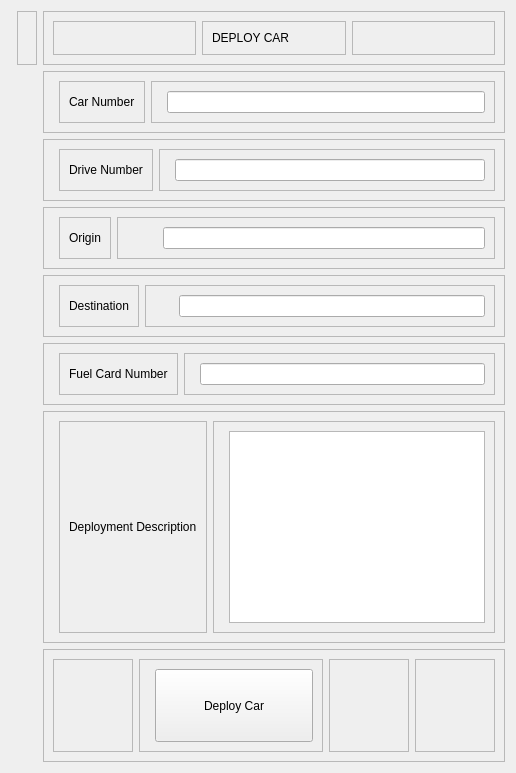
                <widget class="QWidget" name="tab_2">
                 <attribute name="title">
                  <string>Deploy Car</string>
                 </attribute>
                 <layout class="QGridLayout" name="gridLayout_9">
                  <item row="0" column="0" rowspan="2">
                   <widget class="QFrame" name="frame_62">
                    <property name="frameShape">
                     <enum>QFrame::StyledPanel</enum>
                    </property>
                    <property name="frameShadow">
                     <enum>QFrame::Raised</enum>
                    </property>
                   </widget>
                  </item>
                  <item row="6" column="2">
                   <widget class="QFrame" name="frame_34">
                    <property name="frameShape">
                     <enum>QFrame::StyledPanel</enum>
                    </property>
                    <property name="frameShadow">
                     <enum>QFrame::Raised</enum>
                    </property>
                    <layout class="QHBoxLayout" name="horizontalLayout_13">
                     <item>
                      <widget class="QFrame" name="frame_35">
                       <property name="frameShape">
                        <enum>QFrame::StyledPanel</enum>
                       </property>
                       <property name="frameShadow">
                        <enum>QFrame::Raised</enum>
                       </property>
                      </widget>
                     </item>
                     <item>
                      <widget class="QFrame" name="frame_36">
                       <property name="frameShape">
                        <enum>QFrame::StyledPanel</enum>
                       </property>
                       <property name="frameShadow">
                        <enum>QFrame::Raised</enum>
                       </property>
                       <layout class="QHBoxLayout" name="horizontalLayout_26">
                        <item>
                         <widget class="QLabel" name="label_7">
                          <property name="text">
                           <string>Deployment Description</string>
                          </property>
                         </widget>
                        </item>
                       </layout>
                      </widget>
                     </item>
                     <item>
                      <widget class="QFrame" name="frame_37">
                       <property name="frameShape">
                        <enum>QFrame::StyledPanel</enum>
                       </property>
                       <property name="frameShadow">
                        <enum>QFrame::Raised</enum>
                       </property>
                       <layout class="QHBoxLayout" name="horizontalLayout_27">
                        <item>
                         <widget class="QFrame" name="frame_38">
                          <property name="frameShape">
                           <enum>QFrame::StyledPanel</enum>
                          </property>
                          <property name="frameShadow">
                           <enum>QFrame::Raised</enum>
                          </property>
                         </widget>
                        </item>
                        <item>
                         <widget class="QTextEdit" name="deploymentdescription"/>
                        </item>
                       </layout>
                      </widget>
                     </item>
                    </layout>
                   </widget>
                  </item>
                  <item row="7" column="2">
                   <widget class="QFrame" name="frame_39">
                    <property name="frameShape">
                     <enum>QFrame::StyledPanel</enum>
                    </property>
                    <property name="frameShadow">
                     <enum>QFrame::Raised</enum>
                    </property>
                    <layout class="QHBoxLayout" name="horizontalLayout_14">
                     <item>
                      <widget class="QFrame" name="frame_40">
                       <property name="frameShape">
                        <enum>QFrame::StyledPanel</enum>
                       </property>
                       <property name="frameShadow">
                        <enum>QFrame::Raised</enum>
                       </property>
                      </widget>
                     </item>
                     <item>
                      <widget class="QFrame" name="frame_42">
                       <property name="frameShape">
                        <enum>QFrame::StyledPanel</enum>
                       </property>
                       <property name="frameShadow">
                        <enum>QFrame::Raised</enum>
                       </property>
                       <layout class="QHBoxLayout" name="horizontalLayout_28">
                        <item>
                         <widget class="QFrame" name="frame_41">
                          <property name="frameShape">
                           <enum>QFrame::StyledPanel</enum>
                          </property>
                          <property name="frameShadow">
                           <enum>QFrame::Raised</enum>
                          </property>
                         </widget>
                        </item>
                        <item>
                         <widget class="QPushButton" name="pushButton">
                          <property name="styleSheet">
                           <string notr="true">width:150px; height:65px;</string>
                          </property>
                          <property name="text">
                           <string>Deploy Car</string>
                          </property>
                         </widget>
                        </item>
                       </layout>
                      </widget>
                     </item>
                     <item>
                      <widget class="QFrame" name="frame_43">
                       <property name="frameShape">
                        <enum>QFrame::StyledPanel</enum>
                       </property>
                       <property name="frameShadow">
                        <enum>QFrame::Raised</enum>
                       </property>
                      </widget>
                     </item>
                     <item>
                      <widget class="QFrame" name="frame_44">
                       <property name="frameShape">
                        <enum>QFrame::StyledPanel</enum>
                       </property>
                       <property name="frameShadow">
                        <enum>QFrame::Raised</enum>
                       </property>
                      </widget>
                     </item>
                    </layout>
                   </widget>
                  </item>
                  <item row="5" column="2">
                   <widget class="QFrame" name="frame_48">
                    <property name="frameShape">
                     <enum>QFrame::StyledPanel</enum>
                    </property>
                    <property name="frameShadow">
                     <enum>QFrame::Raised</enum>
                    </property>
                    <layout class="QHBoxLayout" name="horizontalLayout_12">
                     <item>
                      <widget class="QFrame" name="frame_18">
                       <property name="frameShape">
                        <enum>QFrame::StyledPanel</enum>
                       </property>
                       <property name="frameShadow">
                        <enum>QFrame::Raised</enum>
                       </property>
                      </widget>
                     </item>
                     <item>
                      <widget class="QFrame" name="frame_28">
                       <property name="frameShape">
                        <enum>QFrame::StyledPanel</enum>
                       </property>
                       <property name="frameShadow">
                        <enum>QFrame::Raised</enum>
                       </property>
                       <layout class="QHBoxLayout" name="horizontalLayout_24">
                        <item>
                         <widget class="QLabel" name="label_5">
                          <property name="text">
                           <string>Fuel Card Number</string>
                          </property>
                         </widget>
                        </item>
                       </layout>
                      </widget>
                     </item>
                     <item>
                      <widget class="QFrame" name="frame_32">
                       <property name="frameShape">
                        <enum>QFrame::StyledPanel</enum>
                       </property>
                       <property name="frameShadow">
                        <enum>QFrame::Raised</enum>
                       </property>
                       <layout class="QHBoxLayout" name="horizontalLayout_25">
                        <item>
                         <widget class="QFrame" name="frame_33">
                          <property name="frameShape">
                           <enum>QFrame::StyledPanel</enum>
                          </property>
                          <property name="frameShadow">
                           <enum>QFrame::Raised</enum>
                          </property>
                         </widget>
                        </item>
                        <item>
                         <widget class="QLineEdit" name="lineEdit_4"/>
                        </item>
                       </layout>
                      </widget>
                     </item>
                    </layout>
                   </widget>
                  </item>
                  <item row="4" column="2">
                   <widget class="QFrame" name="frame_52">
                    <property name="frameShape">
                     <enum>QFrame::StyledPanel</enum>
                    </property>
                    <property name="frameShadow">
                     <enum>QFrame::Raised</enum>
                    </property>
                    <layout class="QHBoxLayout" name="horizontalLayout_11">
                     <item>
                      <widget class="QFrame" name="frame_53">
                       <property name="frameShape">
                        <enum>QFrame::StyledPanel</enum>
                       </property>
                       <property name="frameShadow">
                        <enum>QFrame::Raised</enum>
                       </property>
                      </widget>
                     </item>
                     <item>
                      <widget class="QFrame" name="frame_54">
                       <property name="frameShape">
                        <enum>QFrame::StyledPanel</enum>
                       </property>
                       <property name="frameShadow">
                        <enum>QFrame::Raised</enum>
                       </property>
                       <layout class="QHBoxLayout" name="horizontalLayout_23">
                        <item>
                         <widget class="QLabel" name="label_4">
                          <property name="text">
                           <string>Destination</string>
                          </property>
                         </widget>
                        </item>
                       </layout>
                      </widget>
                     </item>
                     <item>
                      <widget class="QFrame" name="frame_55">
                       <property name="frameShape">
                        <enum>QFrame::StyledPanel</enum>
                       </property>
                       <property name="frameShadow">
                        <enum>QFrame::Raised</enum>
                       </property>
                       <layout class="QHBoxLayout" name="horizontalLayout_22">
                        <item>
                         <widget class="QFrame" name="frame_45">
                          <property name="frameShape">
                           <enum>QFrame::StyledPanel</enum>
                          </property>
                          <property name="frameShadow">
                           <enum>QFrame::Raised</enum>
                          </property>
                         </widget>
                        </item>
                        <item>
                         <widget class="QFrame" name="frame_46">
                          <property name="frameShape">
                           <enum>QFrame::StyledPanel</enum>
                          </property>
                          <property name="frameShadow">
                           <enum>QFrame::Raised</enum>
                          </property>
                         </widget>
                        </item>
                        <item>
                         <widget class="QFrame" name="frame_47">
                          <property name="frameShape">
                           <enum>QFrame::StyledPanel</enum>
                          </property>
                          <property name="frameShadow">
                           <enum>QFrame::Raised</enum>
                          </property>
                         </widget>
                        </item>
                        <item>
                         <widget class="QFrame" name="frame_49">
                          <property name="frameShape">
                           <enum>QFrame::StyledPanel</enum>
                          </property>
                          <property name="frameShadow">
                           <enum>QFrame::Raised</enum>
                          </property>
                          <widget class="QFrame" name="frame_56">
                           <property name="geometry">
                            <rect>
                             <x>0</x>
                             <y>-10</y>
                             <width>10</width>
                             <height>45</height>
                            </rect>
                           </property>
                           <property name="frameShape">
                            <enum>QFrame::StyledPanel</enum>
                           </property>
                           <property name="frameShadow">
                            <enum>QFrame::Raised</enum>
                           </property>
                          </widget>
                         </widget>
                        </item>
                        <item>
                         <widget class="QLineEdit" name="lineEdit_5"/>
                        </item>
                       </layout>
                      </widget>
                     </item>
                    </layout>
                   </widget>
                  </item>
                  <item row="3" column="2">
                   <widget class="QFrame" name="frame_27">
                    <property name="frameShape">
                     <enum>QFrame::StyledPanel</enum>
                    </property>
                    <property name="frameShadow">
                     <enum>QFrame::Raised</enum>
                    </property>
                    <layout class="QHBoxLayout" name="horizontalLayout_10">
                     <item>
                      <widget class="QFrame" name="frame_58">
                       <property name="frameShape">
                        <enum>QFrame::StyledPanel</enum>
                       </property>
                       <property name="frameShadow">
                        <enum>QFrame::Raised</enum>
                       </property>
                      </widget>
                     </item>
                     <item>
                      <widget class="QFrame" name="frame_29">
                       <property name="frameShape">
                        <enum>QFrame::StyledPanel</enum>
                       </property>
                       <property name="frameShadow">
                        <enum>QFrame::Raised</enum>
                       </property>
                       <layout class="QHBoxLayout" name="horizontalLayout_20">
                        <item>
                         <widget class="QLabel" name="label_6">
                          <property name="text">
                           <string>Origin</string>
                          </property>
                         </widget>
                        </item>
                       </layout>
                      </widget>
                     </item>
                     <item>
                      <widget class="QFrame" name="frame_30">
                       <property name="frameShape">
                        <enum>QFrame::StyledPanel</enum>
                       </property>
                       <property name="frameShadow">
                        <enum>QFrame::Raised</enum>
                       </property>
                       <layout class="QHBoxLayout" name="horizontalLayout_21">
                        <item>
                         <widget class="QFrame" name="frame_50">
                          <property name="frameShape">
                           <enum>QFrame::StyledPanel</enum>
                          </property>
                          <property name="frameShadow">
                           <enum>QFrame::Raised</enum>
                          </property>
                         </widget>
                        </item>
                        <item>
                         <widget class="QFrame" name="frame_51">
                          <property name="frameShape">
                           <enum>QFrame::StyledPanel</enum>
                          </property>
                          <property name="frameShadow">
                           <enum>QFrame::Raised</enum>
                          </property>
                         </widget>
                        </item>
                        <item>
                         <widget class="QFrame" name="frame_59">
                          <property name="frameShape">
                           <enum>QFrame::StyledPanel</enum>
                          </property>
                          <property name="frameShadow">
                           <enum>QFrame::Raised</enum>
                          </property>
                         </widget>
                        </item>
                        <item>
                         <widget class="QFrame" name="frame_60">
                          <property name="frameShape">
                           <enum>QFrame::StyledPanel</enum>
                          </property>
                          <property name="frameShadow">
                           <enum>QFrame::Raised</enum>
                          </property>
                         </widget>
                        </item>
                        <item>
                         <widget class="QFrame" name="frame_61">
                          <property name="frameShape">
                           <enum>QFrame::StyledPanel</enum>
                          </property>
                          <property name="frameShadow">
                           <enum>QFrame::Raised</enum>
                          </property>
                         </widget>
                        </item>
                        <item>
                         <widget class="QFrame" name="frame_31">
                          <property name="frameShape">
                           <enum>QFrame::StyledPanel</enum>
                          </property>
                          <property name="frameShadow">
                           <enum>QFrame::Raised</enum>
                          </property>
                         </widget>
                        </item>
                        <item>
                         <widget class="QLineEdit" name="lineEdit_3"/>
                        </item>
                       </layout>
                      </widget>
                     </item>
                    </layout>
                   </widget>
                  </item>
                  <item row="0" column="2">
                   <widget class="QFrame" name="frame_16">
                    <property name="frameShape">
                     <enum>QFrame::StyledPanel</enum>
                    </property>
                    <property name="frameShadow">
                     <enum>QFrame::Raised</enum>
                    </property>
                    <layout class="QHBoxLayout" name="horizontalLayout_7">
                     <item>
                      <widget class="QFrame" name="frame_14">
                       <property name="frameShape">
                        <enum>QFrame::StyledPanel</enum>
                       </property>
                       <property name="frameShadow">
                        <enum>QFrame::Raised</enum>
                       </property>
                      </widget>
                     </item>
                     <item>
                      <widget class="QFrame" name="frame_15">
                       <property name="frameShape">
                        <enum>QFrame::StyledPanel</enum>
                       </property>
                       <property name="frameShadow">
                        <enum>QFrame::Raised</enum>
                       </property>
                       <layout class="QHBoxLayout" name="horizontalLayout_15">
                        <item>
                         <widget class="QLabel" name="label">
                          <property name="text">
                           <string>DEPLOY CAR</string>
                          </property>
                         </widget>
                        </item>
                       </layout>
                      </widget>
                     </item>
                     <item>
                      <widget class="QFrame" name="frame_17">
                       <property name="frameShape">
                        <enum>QFrame::StyledPanel</enum>
                       </property>
                       <property name="frameShadow">
                        <enum>QFrame::Raised</enum>
                       </property>
                      </widget>
                     </item>
                    </layout>
                   </widget>
                  </item>
                  <item row="1" column="2">
                   <widget class="QFrame" name="frame_21">
                    <property name="frameShape">
                     <enum>QFrame::StyledPanel</enum>
                    </property>
                    <property name="frameShadow">
                     <enum>QFrame::Raised</enum>
                    </property>
                    <layout class="QHBoxLayout" name="horizontalLayout_8">
                     <item>
                      <widget class="QFrame" name="frame_13">
                       <property name="frameShape">
                        <enum>QFrame::StyledPanel</enum>
                       </property>
                       <property name="frameShadow">
                        <enum>QFrame::Raised</enum>
                       </property>
                      </widget>
                     </item>
                     <item>
                      <widget class="QFrame" name="frame_57">
                       <property name="styleSheet">
                        <string notr="true">width:200px;</string>
                       </property>
                       <property name="frameShape">
                        <enum>QFrame::StyledPanel</enum>
                       </property>
                       <property name="frameShadow">
                        <enum>QFrame::Raised</enum>
                       </property>
                       <layout class="QHBoxLayout" name="horizontalLayout_17">
                        <item>
                         <widget class="QLabel" name="label_2">
                          <property name="text">
                           <string>Car Number</string>
                          </property>
                         </widget>
                        </item>
                       </layout>
                      </widget>
                     </item>
                     <item>
                      <widget class="QFrame" name="frame_19">
                       <property name="frameShape">
                        <enum>QFrame::StyledPanel</enum>
                       </property>
                       <property name="frameShadow">
                        <enum>QFrame::Raised</enum>
                       </property>
                       <layout class="QHBoxLayout" name="horizontalLayout_16">
                        <item>
                         <widget class="QFrame" name="frame_20">
                          <property name="frameShape">
                           <enum>QFrame::StyledPanel</enum>
                          </property>
                          <property name="frameShadow">
                           <enum>QFrame::Raised</enum>
                          </property>
                         </widget>
                        </item>
                        <item>
                         <widget class="QLineEdit" name="lineEdit"/>
                        </item>
                       </layout>
                      </widget>
                     </item>
                    </layout>
                   </widget>
                  </item>
                  <item row="2" column="2">
                   <widget class="QFrame" name="frame_22">
                    <property name="frameShape">
                     <enum>QFrame::StyledPanel</enum>
                    </property>
                    <property name="frameShadow">
                     <enum>QFrame::Raised</enum>
                    </property>
                    <layout class="QHBoxLayout" name="horizontalLayout_9">
                     <item>
                      <widget class="QFrame" name="frame_23">
                       <property name="frameShape">
                        <enum>QFrame::StyledPanel</enum>
                       </property>
                       <property name="frameShadow">
                        <enum>QFrame::Raised</enum>
                       </property>
                       <zorder>frame_21</zorder>
                      </widget>
                     </item>
                     <item>
                      <widget class="QFrame" name="frame_24">
                       <property name="frameShape">
                        <enum>QFrame::StyledPanel</enum>
                       </property>
                       <property name="frameShadow">
                        <enum>QFrame::Raised</enum>
                       </property>
                       <layout class="QHBoxLayout" name="horizontalLayout_18">
                        <item>
                         <widget class="QLabel" name="label_3">
                          <property name="text">
                           <string>Drive Number</string>
                          </property>
                         </widget>
                        </item>
                       </layout>
                      </widget>
                     </item>
                     <item>
                      <widget class="QFrame" name="frame_25">
                       <property name="frameShape">
                        <enum>QFrame::StyledPanel</enum>
                       </property>
                       <property name="frameShadow">
                        <enum>QFrame::Raised</enum>
                       </property>
                       <layout class="QHBoxLayout" name="horizontalLayout_19">
                        <item>
                         <widget class="QFrame" name="frame_26">
                          <property name="frameShape">
                           <enum>QFrame::StyledPanel</enum>
                          </property>
                          <property name="frameShadow">
                           <enum>QFrame::Raised</enum>
                          </property>
                         </widget>
                        </item>
                        <item>
                         <widget class="QLineEdit" name="lineEdit_2"/>
                        </item>
                       </layout>
                      </widget>
                     </item>
                    </layout>
                   </widget>
                  </item>
                  <item row="0" column="1">
                   <widget class="QFrame" name="frame_63">
                    <property name="frameShape">
                     <enum>QFrame::StyledPanel</enum>
                    </property>
                    <property name="frameShadow">
                     <enum>QFrame::Raised</enum>
                    </property>
                    <layout class="QVBoxLayout" name="verticalLayout">
                     <item>
                      <widget class="QFrame" name="frame_64">
                       <property name="frameShape">
                        <enum>QFrame::StyledPanel</enum>
                       </property>
                       <property name="frameShadow">
                        <enum>QFrame::Raised</enum>
                       </property>
                      </widget>
                     </item>
                    </layout>
                   </widget>
                  </item>
                 </layout>
                </widget>
